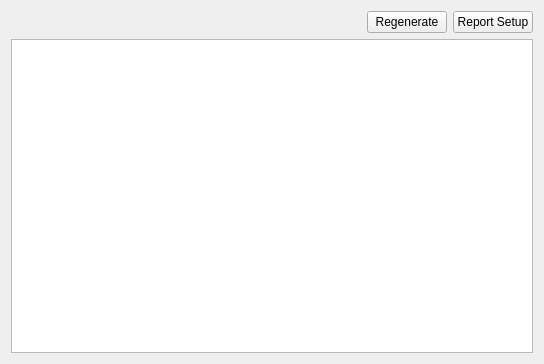
<?xml version="1.0" encoding="UTF-8"?>
<ui version="4.0">
 <class>CReportGUI</class>
 <widget class="QWidget" name="CReportGUI">
  <property name="geometry">
   <rect>
    <x>0</x>
    <y>0</y>
    <width>544</width>
    <height>364</height>
   </rect>
  </property>
  <property name="windowTitle">
   <string>Form</string>
  </property>
  <layout class="QVBoxLayout" name="verticalLayout">
   <item>
    <layout class="QHBoxLayout" name="horizontalLayout">
     <item>
      <spacer name="horizontalSpacer">
       <property name="orientation">
        <enum>Qt::Horizontal</enum>
       </property>
       <property name="sizeHint" stdset="0">
        <size>
         <width>40</width>
         <height>20</height>
        </size>
       </property>
      </spacer>
     </item>
     <item>
      <widget class="QPushButton" name="RegenerateButton">
       <property name="text">
        <string>Regenerate</string>
       </property>
      </widget>
     </item>
     <item>
      <widget class="QPushButton" name="PartsButton">
       <property name="text">
        <string>Report Setup</string>
       </property>
      </widget>
     </item>
    </layout>
   </item>
   <item>
    <widget class="QPlainTextEdit" name="ReportContent">
     <property name="font">
      <font>
       <family>Calibri</family>
       <pointsize>10</pointsize>
      </font>
     </property>
     <property name="tabChangesFocus">
      <bool>true</bool>
     </property>
     <property name="undoRedoEnabled">
      <bool>false</bool>
     </property>
     <property name="readOnly">
      <bool>true</bool>
     </property>
     <property name="plainText">
      <string notr="true"/>
     </property>
    </widget>
   </item>
  </layout>
 </widget>
 <resources/>
 <connections/>
</ui>
